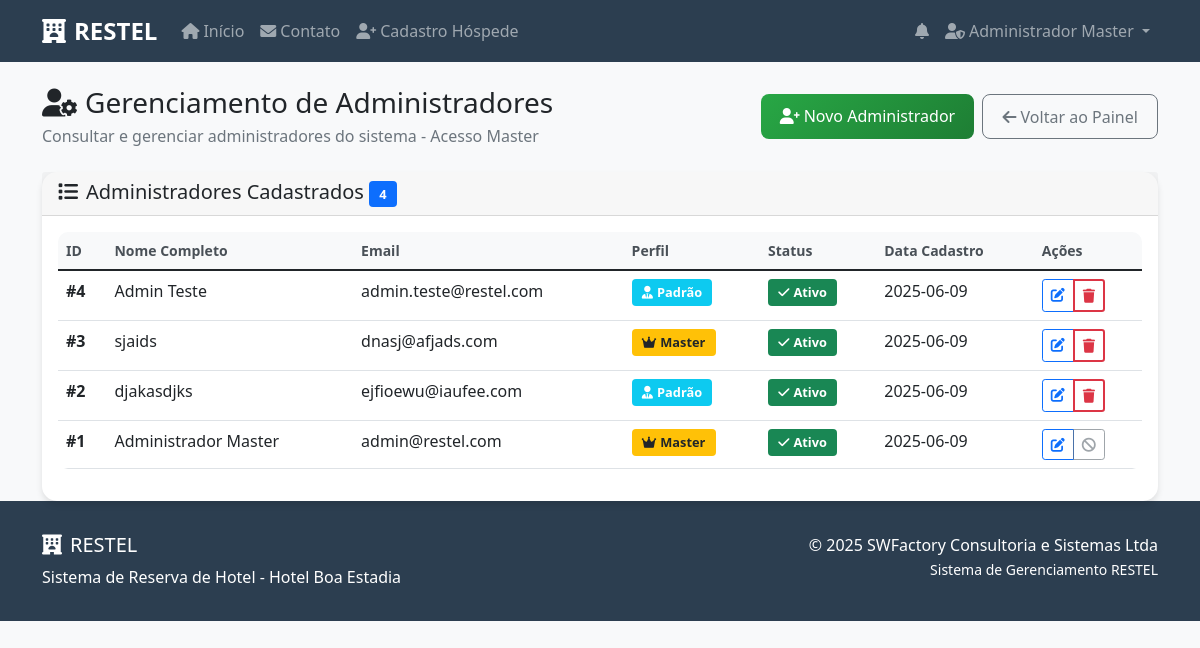
The app's page /admin/administradores (signed in), older data.
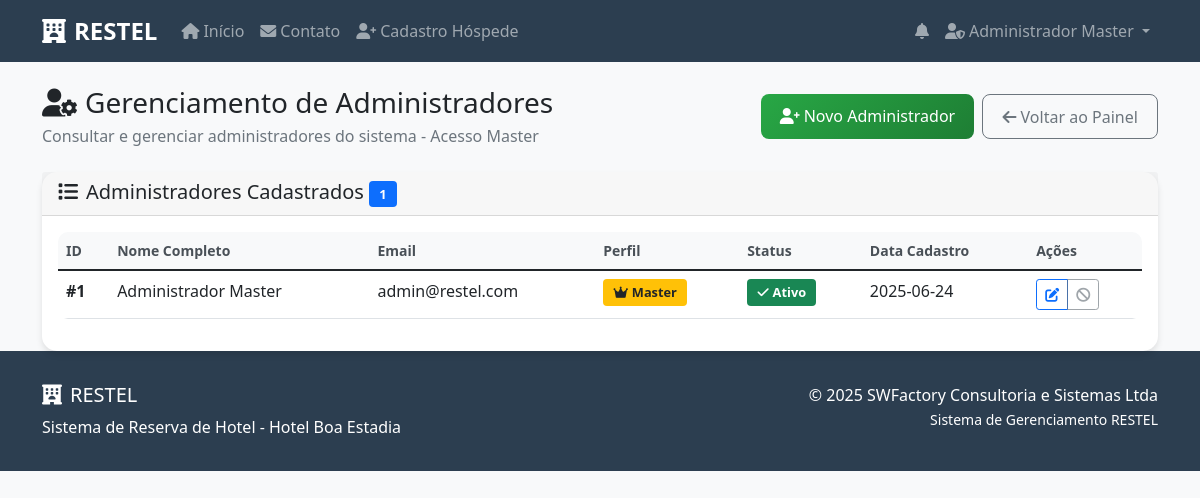
The same page, newer data.
### tables this page shows
CREATE TABLE administradores (
            id INTEGER PRIMARY KEY AUTOINCREMENT,
            nome_completo TEXT NOT NULL,
            email TEXT UNIQUE NOT NULL,
            senha TEXT NOT NULL,
            perfil TEXT NOT NULL CHECK(perfil IN ('Master', 'Padrão')),
            ativo BOOLEAN DEFAULT 1,
            data_cadastro TIMESTAMP DEFAULT CURRENT_TIMESTAMP
        );

### src/restel/app.py (the view)
@app.route('/admin/administradores')
def gerenciar_administradores():
    if 'admin_id' not in session or session.get('admin_perfil') != 'Master':
        flash('Acesso negado! Apenas administradores Master podem acessar esta área.', 'error')
        return redirect(url_for('painel_admin'))
    conn = get_db_connection()
    administradores = conn.execute('SELECT * FROM administradores ORDER BY data_cadastro DESC').fetchall()
    conn.close()
    return render_template('admin_administradores.html', administradores=administradores)

### src/restel/app.py (called while the page is built)
def get_db_connection():
    from flask import current_app
    db_path = current_app.config.get('DATABASE', DATABASE)
    conn = sqlite3.connect(db_path)
    conn.row_factory = sqlite3.Row
    return conn

@app.context_processor
def inject_notifications():
    if 'hospede_id' in session:
        user_id = session['hospede_id']
        user_type = 'hospede'
    elif 'admin_id' in session:
        user_id = session['admin_id']
        user_type = 'admin'
    else:
        return {}
    conn = get_db_connection()
    unread_count = conn.execute(
        'SELECT COUNT(*) FROM notificacoes WHERE usuario_id = ? AND usuario_tipo = ? AND lida = 0',
        (user_id, user_type)
    ).fetchone()[0]
    recent_notifications = conn.execute(
        'SELECT * FROM notificacoes WHERE usuario_id = ? AND usuario_tipo = ? ORDER BY data_criacao DESC LIMIT 5',
        (user_id, user_type)
    ).fetchall()
    conn.close()
    return dict(unread_count=unread_count, recent_notifications=recent_notifications)

### src/restel/templates/admin_administradores.html (shortened to what the changed rows need)
{% extends "base.html" %}
{% block content %}
<div class="container mt-4">
    <div class="row">
        <div class="col-12">
            <div class="d-flex justify-content-between align-items-center mb-4">
                <div>
                    <h1 class="h3 mb-1">
                        <i class="fas fa-user-cog me-2"></i>Gerenciamento de Administradores
                    </h1>
                </div>
            </div>
        </div>
    </div>
    <div class="row">
        <div class="col-12">
            <div class="card">
                <div class="card-header d-flex justify-content-between align-items-center">
                    <h5 class="mb-0">
                        <i class="fas fa-list me-2"></i>Administradores Cadastrados
                        <span class="badge bg-primary">{{ administradores|length }}</span>
                    </h5>
                </div>
                <div class="card-body">
                    {% if administradores %}
                        <div class="table-responsive">
                            <table class="table table-hover">
                                <thead class="table-dark">
                                    <tr>
                                        <th>ID</th>
                                        <th>Nome Completo</th>
                                        <th>Email</th>
                                        <th>Perfil</th>
                                        <th>Status</th>
                                        <th>Data Cadastro</th>
                                        <th>Ações</th>
                                    </tr>
                                </thead>
                                <tbody>
                                    {% for admin in administradores %}
                                    <tr>
                                        <td><strong>#{{ admin.id }}</strong></td>
                                        <td>{{ admin.nome_completo }}</td>
                                        <td>{{ admin.email }}</td>
                                        <td>
                                            {% if admin.perfil == 'Master' %}
                                                <span class="badge bg-warning text-dark">
                                                    <i class="fas fa-crown me-1"></i>Master
                                                </span>
                                            {% else %}
                                                <span class="badge bg-info">
                                                    <i class="fas fa-user-tie me-1"></i>Padrão
                                                </span>
                                            {% endif %}
                                        </td>
                                        <td>
                                            {% if admin.ativo %}
                                                <span class="badge bg-success">
                                                    <i class="fas fa-check me-1"></i>Ativo
                                                </span>
                                            {% else %}
                                                <span class="badge bg-danger">
                                                    <i class="fas fa-times me-1"></i>Inativo
                                                </span>
                                            {% endif %}
                                        </td>
                                        <td>{{ admin.data_cadastro.split(' ')[0] if admin.data_cadastro else 'N/A' }}</td>
                                        <td>
                                            <div class="btn-group btn-group-sm" role="group">
                                                <a href="{{ url_for('editar_administrador', admin_id=admin.id) }}"
                                                   class="btn btn-outline-primary" title="Editar">
                                                    <i class="fas fa-edit"></i>
                                                </a>
                                                {% if admin.ativo and admin.id != session.admin_id %}
                                                <button type="button" class="btn btn-outline-danger"
                                                        onclick="confirmarExclusao({{ admin.id }}, '{{ admin.nome_completo }}')"
                                                        title="Inativar">
                                                    <i class="fas fa-trash"></i>
                                                </button>
                                                {% elif admin.id == session.admin_id %}
                                                <button type="button" class="btn btn-outline-secondary"
                                                        title="Não é possível inativar sua própria conta" disabled>
                                                    <i class="fas fa-ban"></i>
                                                </button>
                                                {% endif %}
                                            </div>
                                        </td>
                                    </tr>
                                    {% endfor %}
                                </tbody>
                            </table>
                        </div>
                    {% else %}
                        <div class="text-center py-5">
                            <i class="fas fa-user-cog fa-3x text-muted mb-3"></i>
                            <h5 class="text-muted">Nenhum administrador encontrado</h5>
                            <p class="text-muted">Erro no sistema - deve haver pelo menos um administrador Master</p>
                        </div>
                    {% endif %}
                </div>
            </div>
        </div>
    </div>
</div>
{% endblock %}

### src/restel/templates/base.html (shortened to what this page needs)
<!DOCTYPE html>
<html lang="pt-BR">
<head>
    <link href="https://cdn.jsdelivr.net/npm/bootstrap@5.1.3/dist/css/bootstrap.min.css" rel="stylesheet">
    <link href="https://cdnjs.cloudflare.com/ajax/libs/font-awesome/6.0.0/css/all.min.css" rel="stylesheet">
    <link href="{{ url_for('static', filename='css/calendario.css') }}" rel="stylesheet">
    <link href="{{ url_for('static', filename='css/admin_painel.css') }}" rel="stylesheet">
</head>
<body>
    <nav class="navbar navbar-expand-lg navbar-dark" style="background-color: var(--primary-color);">
        <div class="container">
            <a class="navbar-brand" href="{{ url_for('index') }}">
                <i class="fas fa-hotel me-2"></i>RESTEL
            </a>
            <div class="collapse navbar-collapse" id="navbarNav">
                <ul class="navbar-nav me-auto">
                    <li class="nav-item">
                        <a class="nav-link" href="{{ url_for('index') }}">
                            <i class="fas fa-home me-1"></i>Início
                        </a>
                    </li>
                    <li class="nav-item">
                        <a class="nav-link" href="{{ url_for('contato') }}">
                            <i class="fas fa-envelope me-1"></i>Contato
                        </a>
                    </li>
                    <li class="nav-item">
                        <a class="nav-link" href="{{ url_for('cadastro_hospede') }}">
                            <i class="fas fa-user-plus me-1"></i>Cadastro Hóspede
                        </a>
                    </li>
                </ul>
                <ul class="navbar-nav">
                    {% if session.hospede_id or session.admin_id %}
                    <li class="nav-item dropdown">
                        <a class="nav-link" href="#" id="notificationDropdown" role="button" data-bs-toggle="dropdown" aria-expanded="false">
                            <i class="fas fa-bell"></i>
                        </a>
                    </li>
                    {% endif %}
                    {% if session.admin_id %}
                        <li class="nav-item dropdown">
                            <a class="nav-link dropdown-toggle" href="#" id="navbarDropdown" role="button" data-bs-toggle="dropdown">
                                <i class="fas fa-user-shield me-1"></i>{{ session.admin_nome }}
                            </a>
                        </li>
                    {% endif %}
                </ul>
            </div>
        </div>
    </nav>
    <main>
        {% block content %}{% endblock %}
    </main>
    <footer class="footer mt-auto">
        <div class="container">
            <div class="row">
                <div class="col-md-6">
                    <h5><i class="fas fa-hotel me-2"></i>RESTEL</h5>
                    <p class="mb-0">Sistema de Reserva de Hotel - Hotel Boa Estadia</p>
                </div>
                <div class="col-md-6 text-md-end">
                    <p class="mb-0">© 2025 SWFactory Consultoria e Sistemas Ltda</p>
                    <small>Sistema de Gerenciamento RESTEL</small>
                </div>
            </div>
        </div>
    </footer>
</body>
</html>

Row changes from the older to the newer data that the page shows:
removed administradores: id "4", nome_completo "Admin Teste", email "admin.teste@restel.com", perfil "Padrão" (drawn), ativo True (drawn), data_cadastro "2025-06-09"
removed administradores: id "3", nome_completo "sjaids", email "dnasj@afjads.com", perfil "Master" (drawn), ativo True (drawn), data_cadastro "2025-06-09"
removed administradores: id "2", nome_completo "djakasdjks", email "ejfioewu@iaufee.com", perfil "Padrão" (drawn), ativo True (drawn), data_cadastro "2025-06-09"
changed administradores "Administrador Master": data_cadastro "2025-06-09" → "2025-06-24"
Text that changed along with them:
{{ administradores|length }}: "4" → "1"
